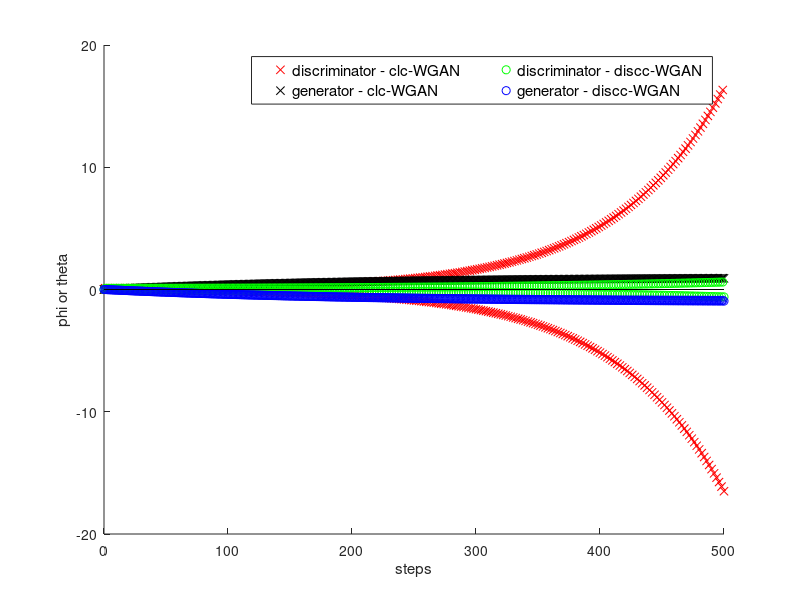

The MATLAB script that drew this image:
% Script made by Fernanda Custodio Pereira do Carmo
% 
% April 18, 2021
%
% Regularize GAN with discrete control
%

clear;

eta = 0.1;

lambda = 20.1;

feedback_control = 'y';
step_impulse = 's';

ts = 1;
model =1;
c = 1;
step_time = 500;

%run_clc_discc = 'clc  ';
run_clc_discc = 'both ';
%run_clc_discc = 'discc';



%----------------------- continuous -------------------%


figure;
hold all;

if  or (run_clc_discc == 'clc  ', run_clc_discc == 'both ')
    switch model


        case 1

            h_d_cont = tf([1 0],[1 0 1]);
            h_g_cont = tf([1],[1 0 1]);
            disp(model)

        case 4

            h_d_cont = tf([2 0],[4 2 1]);
            h_g_cont = tf([1],[4 2 1]);
            disp(model)

        case 5

            h_d_cont = tf([1 0],[1 4 1]);
            h_g_cont = tf([1],[1 4 1]);

            disp(model)
    end


    switch model

        case {2, 3}
            legend({'discriminator ','generator '},'Location','northeast')

        case {1, 4, 5}    

            T_D_clc = c2d(h_d_cont,eta);
            H_D_clc = feedback(T_D_clc, lambda);

            T_G_clc = c2d(h_g_cont,eta);
            H_G_clc = feedback(T_G_clc, lambda);


            if feedback_control == 'y'
                [num_D_clc, den_D_clc, ts_D_clc] = tfdata(H_D_clc, 'v');
                [num_G_clc, den_G_clc, ts_G_clc] = tfdata(H_G_clc, 'v');

            else    
                [num_D_clc, den_D_clc, ts_D_clc] = tfdata(T_D_clc, 'v');
                [num_G_clc, den_G_clc, ts_G_clc] = tfdata(T_G_clc, 'v');

            end

            [A_D_clc, B_D_clc, C_D_clc, D_D_clc] = tf2ss(num_D_clc,den_D_clc);
            [A_G_clc, B_G_clc, C_G_clc, D_G_clc] = tf2ss(num_G_clc,den_D_clc);

            sys_D_clc = ss(A_D_clc, B_D_clc, C_D_clc, D_D_clc, -1);
            sys_G_clc = ss(A_G_clc, B_G_clc, C_G_clc, D_G_clc, -1);

            if step_impulse == 's'
                y1 = step(sys_D_clc, 0:step_time);
                y2 = step(sys_G_clc, 0:step_time);
            else
                y1 = impulse(sys_D_clc, 0:step_time);
                y2 = impulse(sys_G_clc, 0:step_time);     
            end


            stem(0:step_time, y1, ':x', 'LineStyle','none',...
                     'MarkerFaceColor','none',...
                     'MarkerEdgeColor','red')
            stem(0:step_time, y2, ':x', 'LineStyle','none',...
                     'MarkerFaceColor','none',...
                     'MarkerEdgeColor','black')


            switch model

                case 1
                   legend({'discriminator - clc-WGAN ','generator - clc-WGAN'},...
                        'Location','northeast','NumColumns',2,'FontSize',11)
                case 4

                   legend({'discriminator - clc-vanilla GAN','generator - clc-vanilla GAN'},...
                        'Location','east','NumColumns',2,'FontSize',11)
                case 5

                   legend({'discriminator - clc-LSGAN','generator - clc-LSGAN'},...
                        'Location','east','NumColumns',2,'FontSize',11)

            end
            ylabel('phi or theta')
            xlabel('steps') 



    end

end
    
% smooth bi-linear game



if  or (run_clc_discc == 'discc', run_clc_discc == 'both ')

    switch model

        case 1
            J_dd = 0;
            J_gd = -1;
            J_dg = 1;
            J_gg = 0;

            A = [1 + eta*J_dd, eta*J_gd; eta*J_dg, 1 + eta*J_gg];

            B = [-eta*J_gd*c;-eta*J_gg*c];
            


        case 2
            J_dd = 0;
            J_gd = -1;
            J_dg = 1;
            J_gg = 0;

            A = [1, -eta; eta, 1-eta*eta];

            B = [-eta*J_gd*c;-eta*J_gg*c];


        case 3
            J_dd = 0;
            J_gd = -1;
            J_dg = 1;
            J_gg = 0;

            A = [1-eta*eta, -eta*(1-eta*eta); eta, 1-eta*eta];

            B = [-eta*J_gd*c;-eta*J_gg*c];



        case 4        
            J_dd = -1/2;
            J_gd = -1/2;
            J_dg = 1/2;
            J_gg = 0;

            A = [1 + eta*J_dd, eta*J_gd; eta*J_dg, 1 + eta*J_gg];

            B = [-eta*J_gd*c;-eta*J_gg*c];

        case 5
            J_dd = -4;
            J_gd = -1;
            J_dg = 1;
            J_gg = 0;

            A = [1 + eta*J_dd, eta*J_gd; eta*J_dg, 1 + eta*J_gg];

            B = [-eta*J_gd*c;-eta*J_gg*c];

    end


    C = [1 0; 0 1];
    D = [0; 0];

    sys = ss(A, B, C, D, -1);

    [num, den] = ss2tf(sys.A, sys.B, sys.C, sys.D);

    T_D = tf(num(1,:), den(1,:), ts);
    T_G = tf(num(2,:), den(1,:), ts);


    % % 
    if feedback_control == 'y'
        H_D = feedback(T_D, lambda);
    else
        H_D = T_D;
    end

    %H_D = T_D;
    % 
    %H_G = feedback(T_G, lambda)
    H_G = T_G;

    [num_D, den_D, ts_D] = tfdata(H_D, 'v');
    [num_G, den_G, ts_G] = tfdata(H_G, 'v');

    %[A_G, B_G, C_G, D_G] = tf2ss([num_G; num_D],den_D);

    [A_D, B_D, C_D, D_D] = tf2ss(num_D,den_D);
    [A_G, B_G, C_G, D_G] = tf2ss(num_G,den_D);


    sys_D = ss(A_D, B_D, C_D, D_D, -1);
    sys_G = ss(A_D, B_G, C_G, D_G, -1);



    if step_impulse == 's'
       y1 = step(sys_D, 0:step_time);
       y2 = step(sys_G, 0:step_time);
    else
       y1 = impulse(sys_D, 0:step_time);
       y2 = impulse(sys_G, 0:step_time);     
    end

    stem(0:step_time, y1, 'LineStyle','none',...
         'MarkerFaceColor','none',...
         'MarkerEdgeColor','green')
    stem(0:step_time, y2, 'LineStyle','none',...
         'MarkerFaceColor','none',...
         'MarkerEdgeColor','blue')

    switch model

        case 1
            if  run_clc_discc == 'discc'
                legend({'discriminator - discc-WGAN ','generator - discc-WGAN'},...
                'Location','northeast','NumColumns',2,'FontSize',11)
            else
                legend({'discriminator - clc-WGAN ','generator - clc-WGAN'...
                'discriminator - discc-WGAN ','generator - discc-WGAN'},...
                'Location','northeast','NumColumns',2,'FontSize',11)
            end
        case 4
            if  run_clc_discc == 'discc'
                legend({'discriminator - discc-vanilla GAN','generator - discc-vanilla GAN'},...
                'Location','east','NumColumns',2,'FontSize',11)
            else
                legend({'discriminator - clc-vanilla GAN ','generator - clc-vanilla GAN'...
                'discriminator - discc-vanilla GAN','generator - discc-vanilla GAN'},...
                'Location','east','NumColumns',2,'FontSize',11)
            end
        case 5
            if  run_clc_discc == 'discc'
                legend({'discriminator - discc-LSGAN','generator - discc-LSGAN'},...
                'Location','east','NumColumns',2,'FontSize',11)
            else
                legend({'discriminator - clc-LSGAN ','generator - clc-LSGAN'...
                'discriminator - discc-LSGAN','generator - discc-LSGAN'},...
                'Location','east','NumColumns',2,'FontSize',11)
            end
    end

    ylabel('phi or theta')
    xlabel('steps') 

end

hold off;

% % 
% k = (-25:0.1:25);
% r = rlocus(T_D,k);
% size(r)

% 
% k = (-25:0.001:25);
% r = nyquist(T_D,k);
% size(r)

% rlocus(T_D)
% nyquist(T_D*lambda)


